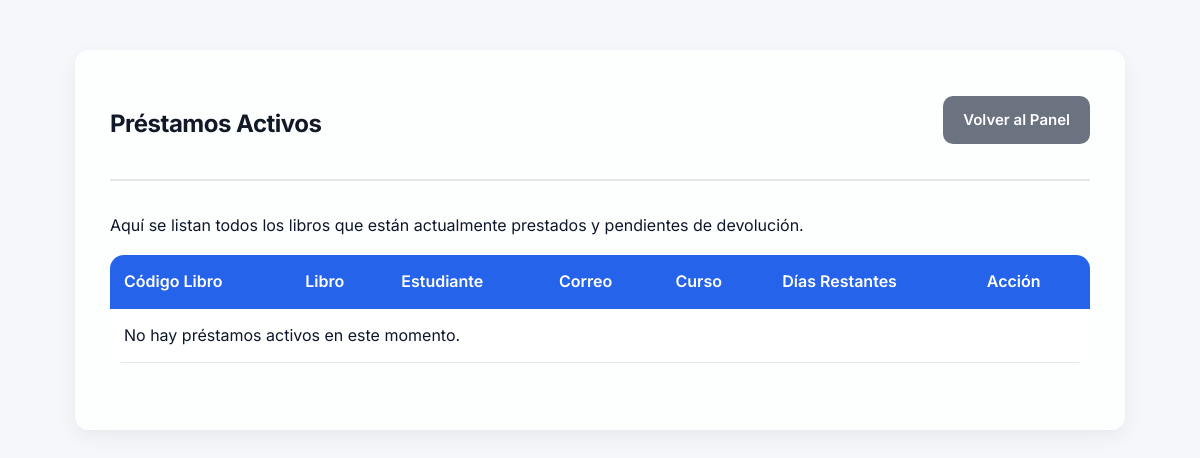
Before: /admin_prestamos (signed in) with the older database file.
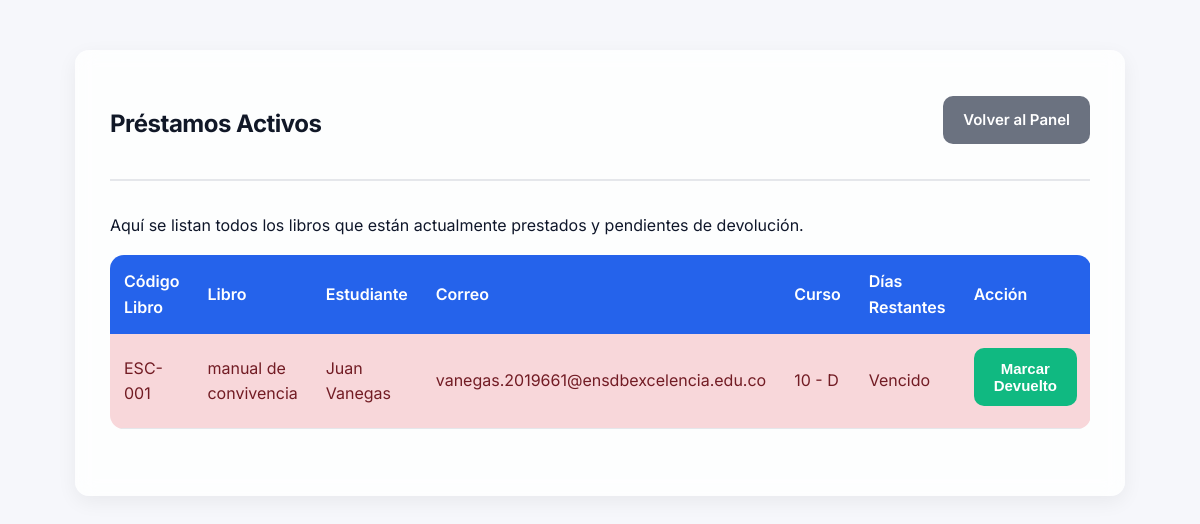
After: the same page with the newer database file.
### tables this page shows
CREATE TABLE prestamo (
                id INTEGER PRIMARY KEY AUTOINCREMENT,
                nombre TEXT NOT NULL,
                grado TEXT NOT NULL,
                curso TEXT NOT NULL,
                libro_id INTEGER NOT NULL,
                dias INTEGER NOT NULL,
                correo TEXT NOT NULL,
                fecha_prestamo TEXT NOT NULL,
                devuelto INTEGER DEFAULT 0, reseñado INTEGER DEFAULT 0, fecha_devolucion TEXT,
                FOREIGN KEY(libro_id) REFERENCES libro(id)
            );

CREATE TABLE libro (
                id INTEGER PRIMARY KEY AUTOINCREMENT,
                titulo TEXT NOT NULL,
                autor TEXT NOT NULL,
                editorial TEXT NOT NULL,
                stock INTEGER NOT NULL,
                seccion TEXT NOT NULL
            , codigo_libro TEXT);

### biblioteca/app.py (the view)
@app.route('/admin_prestamos')
def admin_prestamos():
    if not session.get('admin'):
        return redirect(url_for('admin_login'))
    conn = get_db_connection()
    prestamos_raw = conn.execute("""
        SELECT p.*, l.titulo as libro, l.codigo_libro
        FROM prestamo p JOIN libro l ON p.libro_id = l.id
        WHERE p.devuelto = 0
        ORDER BY p.fecha_prestamo
    """).fetchall()
    prestamos_list = []
    hoy = datetime.now()
    for p in prestamos_raw:
        p_dict = dict(p)
        fecha_inicio = datetime.strptime(p['fecha_prestamo'], '%Y-%m-%d')
        fecha_fin = fecha_inicio + timedelta(days=int(p['dias']))
        dias_restantes = (fecha_fin - hoy).days + 1
        p_dict['dias_restantes'] = dias_restantes
        prestamos_list.append(p_dict)
    conn.close()
    return render_template('admin_prestamos.html', prestamos=prestamos_list)

### biblioteca/app.py (called while the page is built)
def get_db_connection():
    conn = sqlite3.connect(DATABASE)
    conn.row_factory = sqlite3.Row
    return conn

### biblioteca/templates/admin_prestamos.html (shortened to what this page needs)
<!DOCTYPE html>
<html lang="es">
<head>
    <link rel="stylesheet" href="{{ url_for('static', filename='css/styles.css') }}">
</head>
<body>
    <div class="container">
        <header class="header">
            <h2>Préstamos Activos</h2>
            <a href="{{ url_for('admin_panel') }}" class="btn btn-secondary">Volver al Panel</a>
        </header>
        <div class="table-container">
            <p>Aquí se listan todos los libros que están actualmente prestados y pendientes de devolución.</p>
            <div style="overflow-x:auto;">
                <table>
                    <thead>
                        <tr>
                            <th>Código Libro</th>
                            <th>Libro</th>
                            <th>Estudiante</th>
                            <th>Correo</th>
                            <th>Curso</th>
                            <th>Días Restantes</th>
                            <th>Acción</th>
                        </tr>
                    </thead>
                    <tbody>
                        {% for prestamo in prestamos %}
                        <tr class="{% if prestamo.dias_restantes <= 0 %}overdue{% endif %}">
                            <td data-label="Código Libro">{{ prestamo['codigo_libro'] }}</td>
                            <td data-label="Libro">{{ prestamo['libro'] }}</td>
                            <td data-label="Estudiante">{{ prestamo['nombre'] }}</td>
                            <td data-label="Correo">{{ prestamo['correo'] }}</td>
                            <td data-label="Curso">{{ prestamo['grado'] }} - {{ prestamo['curso'] }}</td>
                            <td data-label="Días Restantes">
                                {% if prestamo.dias_restantes > 0 %}
                                    {{ prestamo.dias_restantes }} día(s)
                                {% else %}
                                    Vencido
                                {% endif %}
                            </td>
                            <td data-label="Acción">
                                <form method="POST" action="{{ url_for('devolver_prestamo', prestamo_id=prestamo['id']) }}" style="margin:0;">
                                    <button type="submit" class="btn btn-success btn-sm">Marcar Devuelto</button>
                                </form>
                            </td>
                        </tr>
                        {% else %}
                        <tr>
                            <td colspan="7">No hay préstamos activos en este momento.</td>
                        </tr>
                        {% endfor %}
                    </tbody>
                </table>
            </div>
        </div>
    </div>
</body>
</html>

Changed rows visible on the page:
now on this page (row edited): prestamo: codigo_libro "ESC-001", libro "manual de convivencia", nombre "Juan Vanegas", correo "vanegas.2019661@ensdbexcelencia.edu.co", grado "10", curso "D"
Other visible differences:
text no longer shown: "No hay préstamos activos en este momento."
